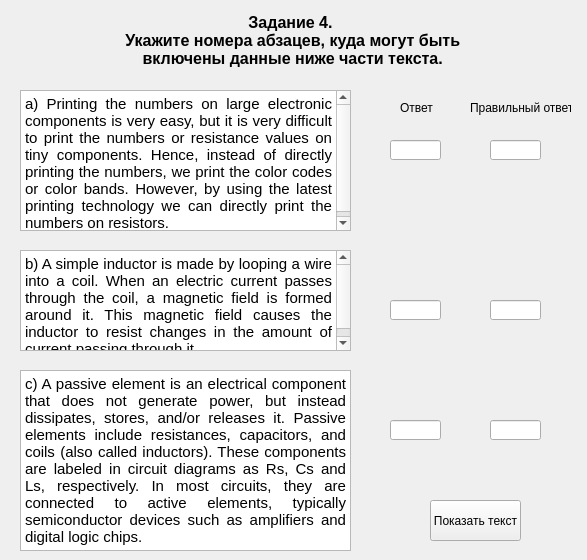
<?xml version="1.0" encoding="UTF-8"?>
<ui version="4.0">
 <class>Zadanie4_part2_var1</class>
 <widget class="QWidget" name="Zadanie4_part2_var1">
  <property name="geometry">
   <rect>
    <x>0</x>
    <y>0</y>
    <width>587</width>
    <height>560</height>
   </rect>
  </property>
  <property name="windowTitle">
   <string>Form</string>
  </property>
  <widget class="QLabel" name="label_title">
   <property name="geometry">
    <rect>
     <x>100</x>
     <y>10</y>
     <width>381</width>
     <height>61</height>
    </rect>
   </property>
   <property name="font">
    <font>
     <pointsize>12</pointsize>
     <weight>75</weight>
     <bold>true</bold>
     <strikeout>false</strikeout>
    </font>
   </property>
   <property name="cursor">
    <cursorShape>ArrowCursor</cursorShape>
   </property>
   <property name="text">
    <string>Задание 4.
 Укажите номера абзацев, куда могут быть
 включены данные ниже части текста.</string>
   </property>
   <property name="textFormat">
    <enum>Qt::AutoText</enum>
   </property>
   <property name="alignment">
    <set>Qt::AlignCenter</set>
   </property>
  </widget>
  <widget class="QTextBrowser" name="textBrowser">
   <property name="geometry">
    <rect>
     <x>20</x>
     <y>90</y>
     <width>331</width>
     <height>141</height>
    </rect>
   </property>
   <property name="html">
    <string>&lt;!DOCTYPE HTML PUBLIC &quot;-//W3C//DTD HTML 4.0//EN&quot; &quot;http://www.w3.org/TR/REC-html40/strict.dtd&quot;&gt;
&lt;html&gt;&lt;head&gt;&lt;meta name=&quot;qrichtext&quot; content=&quot;1&quot; /&gt;&lt;style type=&quot;text/css&quot;&gt;
p, li { white-space: pre-wrap; }
&lt;/style&gt;&lt;/head&gt;&lt;body style=&quot; font-family:'MS Shell Dlg 2'; font-size:8.25pt; font-weight:400; font-style:normal;&quot;&gt;
&lt;p align=&quot;justify&quot; style=&quot; margin-top:12px; margin-bottom:0px; margin-left:0px; margin-right:0px; -qt-block-indent:0; text-indent:0px; line-height:100%; background-color:transparent;&quot;&gt;&lt;span style=&quot; font-family:'Calibri','serif'; font-size:11pt; color:#000000;&quot;&gt;a) Printing the numbers on large electronic components is very easy, but it is very difficult to print the numbers or resistance values on tiny components. Hence, instead of directly printing the numbers, we print the color codes or color bands. However, by using the latest printing technology we can directly print the numbers on resistors.&lt;/span&gt;&lt;/p&gt;&lt;/body&gt;&lt;/html&gt;</string>
   </property>
  </widget>
  <widget class="QLineEdit" name="lineEdit">
   <property name="geometry">
    <rect>
     <x>390</x>
     <y>140</y>
     <width>51</width>
     <height>20</height>
    </rect>
   </property>
  </widget>
  <widget class="QTextBrowser" name="textBrowser_2">
   <property name="geometry">
    <rect>
     <x>20</x>
     <y>250</y>
     <width>331</width>
     <height>101</height>
    </rect>
   </property>
   <property name="html">
    <string>&lt;!DOCTYPE HTML PUBLIC &quot;-//W3C//DTD HTML 4.0//EN&quot; &quot;http://www.w3.org/TR/REC-html40/strict.dtd&quot;&gt;
&lt;html&gt;&lt;head&gt;&lt;meta name=&quot;qrichtext&quot; content=&quot;1&quot; /&gt;&lt;style type=&quot;text/css&quot;&gt;
p, li { white-space: pre-wrap; }
&lt;/style&gt;&lt;/head&gt;&lt;body style=&quot; font-family:'MS Shell Dlg 2'; font-size:8.25pt; font-weight:400; font-style:normal;&quot;&gt;
&lt;p align=&quot;justify&quot; style=&quot; margin-top:12px; margin-bottom:0px; margin-left:0px; margin-right:0px; -qt-block-indent:0; text-indent:0px; line-height:100%; background-color:transparent;&quot;&gt;&lt;span style=&quot; font-family:'Calibri','serif'; font-size:11pt; color:#000000;&quot;&gt;b) A simple inductor is made by looping a wire into a coil. When an electric current passes through the coil, a magnetic field is formed around it. This magnetic field causes the inductor to resist changes in the amount of current passing through it.&lt;/span&gt;&lt;/p&gt;&lt;/body&gt;&lt;/html&gt;</string>
   </property>
  </widget>
  <widget class="QLineEdit" name="lineEdit_2">
   <property name="geometry">
    <rect>
     <x>390</x>
     <y>300</y>
     <width>51</width>
     <height>20</height>
    </rect>
   </property>
  </widget>
  <widget class="QTextBrowser" name="textBrowser_3">
   <property name="geometry">
    <rect>
     <x>20</x>
     <y>370</y>
     <width>331</width>
     <height>181</height>
    </rect>
   </property>
   <property name="html">
    <string>&lt;!DOCTYPE HTML PUBLIC &quot;-//W3C//DTD HTML 4.0//EN&quot; &quot;http://www.w3.org/TR/REC-html40/strict.dtd&quot;&gt;
&lt;html&gt;&lt;head&gt;&lt;meta name=&quot;qrichtext&quot; content=&quot;1&quot; /&gt;&lt;style type=&quot;text/css&quot;&gt;
p, li { white-space: pre-wrap; }
&lt;/style&gt;&lt;/head&gt;&lt;body style=&quot; font-family:'MS Shell Dlg 2'; font-size:8.25pt; font-weight:400; font-style:normal;&quot;&gt;
&lt;p align=&quot;justify&quot; style=&quot; margin-top:12px; margin-bottom:0px; margin-left:0px; margin-right:0px; -qt-block-indent:0; text-indent:0px; line-height:100%; background-color:transparent;&quot;&gt;&lt;span style=&quot; font-family:'Calibri','serif'; font-size:11pt; color:#000000;&quot;&gt;c) A passive element is an electrical component that does not generate power, but instead dissipates, stores, and/or releases it. Passive elements include resistances, capacitors, and coils (also called inductors). These components are labeled in circuit diagrams as Rs, Cs and Ls, respectively. In most circuits, they are connected to active elements, typically semiconductor devices such as amplifiers and digital logic chips.&lt;/span&gt;&lt;/p&gt;&lt;/body&gt;&lt;/html&gt;</string>
   </property>
  </widget>
  <widget class="QLineEdit" name="lineEdit_3">
   <property name="geometry">
    <rect>
     <x>390</x>
     <y>420</y>
     <width>51</width>
     <height>20</height>
    </rect>
   </property>
  </widget>
  <widget class="QPushButton" name="pushButton_show_text">
   <property name="geometry">
    <rect>
     <x>430</x>
     <y>500</y>
     <width>91</width>
     <height>41</height>
    </rect>
   </property>
   <property name="text">
    <string>Показать текст</string>
   </property>
  </widget>
  <widget class="QLabel" name="label_35">
   <property name="geometry">
    <rect>
     <x>400</x>
     <y>100</y>
     <width>41</width>
     <height>16</height>
    </rect>
   </property>
   <property name="text">
    <string>Ответ</string>
   </property>
  </widget>
  <widget class="QLabel" name="label_36">
   <property name="geometry">
    <rect>
     <x>470</x>
     <y>100</y>
     <width>101</width>
     <height>16</height>
    </rect>
   </property>
   <property name="text">
    <string>Правильный ответ</string>
   </property>
  </widget>
  <widget class="QLineEdit" name="lineEdit_4">
   <property name="geometry">
    <rect>
     <x>490</x>
     <y>140</y>
     <width>51</width>
     <height>20</height>
    </rect>
   </property>
  </widget>
  <widget class="QLineEdit" name="lineEdit_5">
   <property name="geometry">
    <rect>
     <x>490</x>
     <y>300</y>
     <width>51</width>
     <height>20</height>
    </rect>
   </property>
  </widget>
  <widget class="QLineEdit" name="lineEdit_6">
   <property name="geometry">
    <rect>
     <x>490</x>
     <y>420</y>
     <width>51</width>
     <height>20</height>
    </rect>
   </property>
  </widget>
 </widget>
 <resources/>
 <connections/>
</ui>
